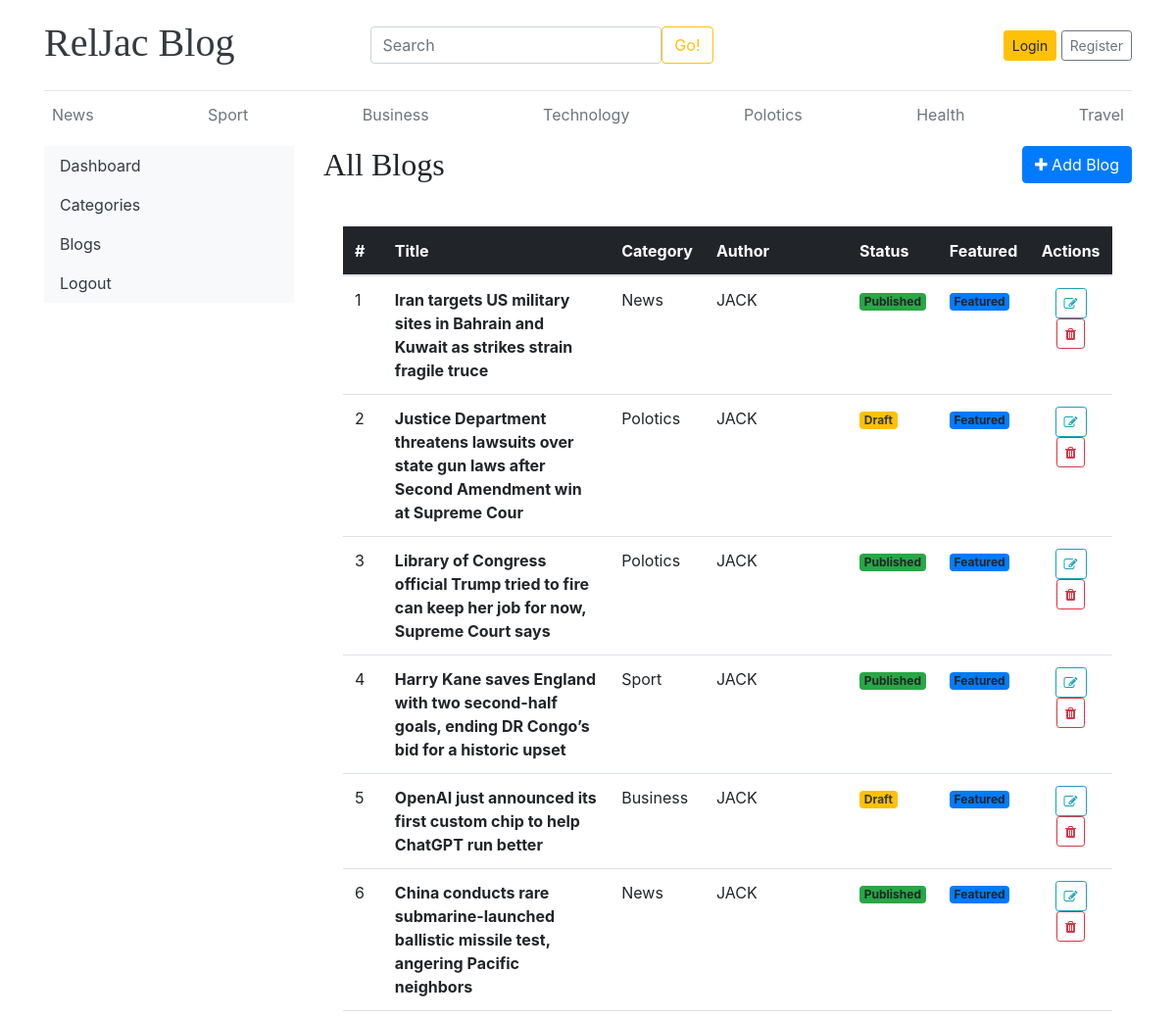
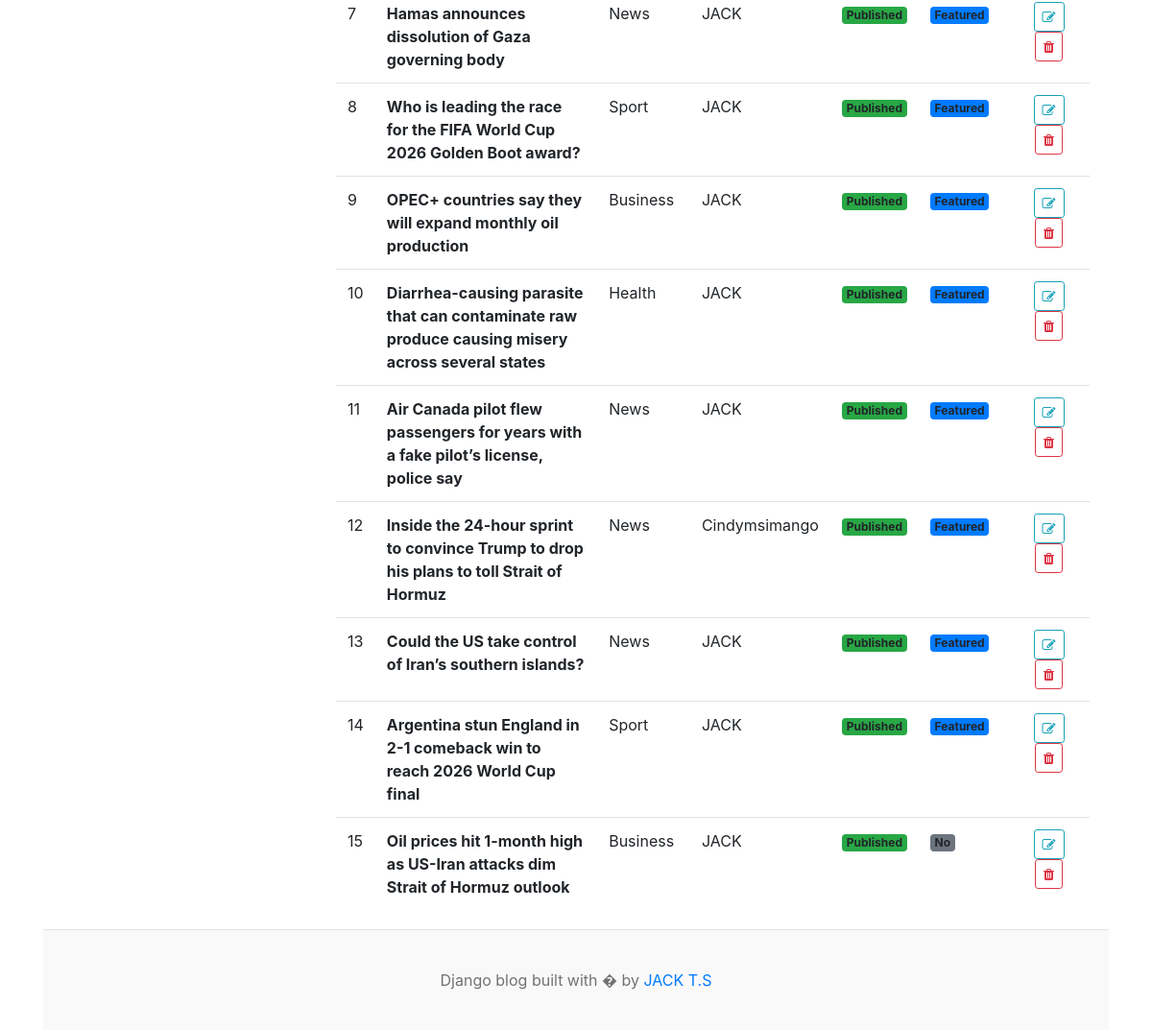
Page /dashboard/blogs/ on the committed database (2 pictures, top to bottom).
### blog/models.py (models this page shows, shortened)
class Category(models.Model):
  category_name = models.CharField(max_length=50, unique=True)
  created_at = models.DateTimeField(auto_now_add=True)
  updated_at = models.DateTimeField(auto_now=True)
  class Meta:
    verbose_name_plural = 'Categories'
  def __str__(self):
    return self.category_name

class Blog(models.Model):
    STATUS_CHOICES = [
        (0, 'Draft'),
        (1, 'Published')
    ]
    title = models.CharField(max_length=100)
    slug = models.SlugField(max_length=150, unique=True, blank=True)
    category = models.ForeignKey(Category, on_delete=models.CASCADE)
    author = models.ForeignKey(User, on_delete=models.CASCADE)
    featured_image = models.ImageField(upload_to='uploads/%Y/%m/%d')
    short_description = models.TextField(max_length=1000)
    blog_body = models.TextField(max_length=10000)
    status = models.IntegerField(choices=STATUS_CHOICES, default=0)
    is_headlines = models.BooleanField(default=False)
    is_featured = models.BooleanField(default=False)
    created_at = models.DateTimeField(auto_now_add=True)
    update_at = models.DateTimeField(auto_now=True)
    class Meta:
        verbose_name_plural = 'Blogs'

### dashboard/views.py (the view)
# urls.py: path('blogs/', views.blogs, name='blogs_list'),
def blogs(request):
  blogs = Blog.objects.all()
  context = {
    'blogs': blogs,
  }
  return render(request, 'dashboard/blogs.html', context)

### blog/context_processors.py (called while the page is built)
def get_categories(request):
  categories = Category.objects.all()
  return dict(categories=categories)

def get_social_links(request):
  links = Social_media_links.objects.all()
  return dict(links=links)

### dashboard/templates/dashboard/blogs.html (shortened to what this page needs)
{% extends 'base.html' %}
{% block content %}
<div class="row">
    {% include 'sidebar.html' %}
    <div class="col-md-9">
        <div class="d-flex justify-content-between align-items-center mb-4">
            <h2 class="mb-0">All Blogs</h2>
            <a href="{% url 'add_blog' %}" class="btn btn-primary">
                <i class="fa fa-plus"></i> Add Blog
            </a>
        </div>
        <div class="card shadow-sm border-0">
            <div class="card-body">
                <table class="table table-hover align-middle mb-0">
                    <thead class="table-dark">
                        <tr>
                            <th>#</th>
                            <th>Title</th>
                            <th>Category</th>
                            <th>Author</th>
                            <th>Status</th>
                            <th>Featured</th>
                            <th class="text-center">Actions</th>
                        </tr>
                    </thead>
                    <tbody>
                        {% for blog in blogs %}
                        <tr>
                            <td>{{ forloop.counter }}</td>
                            <td>
                                <strong>{{ blog.title }}</strong>
                            </td>
                            <td>{{ blog.category }}</td>
                            <td>{{ blog.author }}</td>
                            <td>
                                {% if blog.status == 1 %}
                                    <span class="badge bg-success">Published</span>
                                {% else %}
                                    <span class="badge bg-warning text-dark">Draft</span>
                                {% endif %}
                            </td>
                            <td>
                                {% if blog.is_featured %}
                                    <span class="badge bg-primary">Featured</span>
                                {% else %}
                                    <span class="badge bg-secondary">No</span>
                                {% endif %}
                            </td>
                            <td class="text-center">
                                <a href="{% url 'edit_blog' blog.id %}"
                                   class="btn btn-outline-info btn-sm me-1">
                                    <i class="fa fa-edit"></i>
                                </a>
                                <a href="{% url 'delete_blog' blog.id %}"
                                   class="btn btn-outline-danger btn-sm">
                                    <i class="fa fa-trash"></i>
                                </a>
                            </td>
                        </tr>
                        {% endfor %}
                    </tbody>
                </table>
            </div>
        </div>
    </div>
</div>
{% endblock %}

### templates/base.html (shortened to what this page needs)
{% load static %}
<!DOCTYPE html>
<html lang="en">
<head>
    <link href="https://getbootstrap.com/docs/4.0/dist/css/bootstrap.min.css" rel="stylesheet">
    <link href="{% static 'css/blog.css' %}" rel="stylesheet">
    <link rel="stylesheet" href="https://cdnjs.cloudflare.com/ajax/libs/font-awesome/4.7.0/css/font-awesome.min.css">
  </head>
<body>
    <div class="container">
      <header class="blog-header py-3">
        <div class="row flex-nowrap justify-content-between align-items-center">
          <div class="col-3 pt-1">
            <a class="blog-header-logo text-dark" href="{% url 'blog_homepage' %}"><h1>RelJac Blog</h1></a>
          </div>
          <div class="col-4">
             <form class="d-flex" role="search" action="{% url 'search' %}" method="GET">
              <input class="form-control me-2" type="text" name="keyword" value="{{ keyword }}" placeholder="Search" aria-label="Search"/>
              <button class="btn btn-outline-warning" type="submit">Go!</button>
            </form>
          </div>
          <div class="col-4 d-flex justify-content-end align-items-center">
            {% if not user.is_authenticated %}
              <a class="btn btn-sm btn-warning" href="{% url 'login_view' %}">Login</a> &nbsp;
              <a class="btn btn-sm btn-outline-secondary" href="{% url 'register' %}">Register</a>
             {% else %}
              <span><a href="{% url 'dashboard' %}">Dashboard</a></span>
              &nbsp;
              <span><a href="{% url 'logout' %}">Logout</a></span>
            {% endif %}
          </div>
        </div>
      </header>
      <div class="nav-scroller py-1 mb-2">
        <nav class="nav d-flex justify-content-between">
          {% for cat in categories %}
          <a class="p-2 text-muted" href="{% url 'posts_by_category' cat.id %}">{{ cat.category_name }}</a>
          {% endfor %}
        </nav>
      </div>
    {% block content %}
      {% endblock %}
<footer class="blog-footer">
  <p>Django blog built with � by <a href="#">JACK T.S</a></p>
</footer>
</body>
</html>

### static/css/blog.css (style rules this page uses)
.blog-header { border-bottom: 1px solid #e5e5e5; }
.blog-header-logo { font-family: "Playfair Display", Georgia, "Times New Roman", serif; font-size: 2.25rem; }
h1, h2, h3, h4, h5, h6 { font-family: "Playfair Display", Georgia, "Times New Roman", serif; }
.blog-footer { padding: 2.5rem 0; color: #727272; text-align: center; background-color: #f9f9f9; border-top: .05rem solid #e5e5e5; }
.blog-footer p:last-child { margin-bottom: 0; }

### rows in the picture
Category: category_name "News"
Category: category_name "Sport"
Category: category_name "Business"
Category: category_name "Technology"
Category: category_name "Polotics"
Category: category_name "Health"
Category: category_name "Travel"
Blog: title "Iran targets US military sites in Bahrain and Kuwait as strikes strain fragile truce", category "News", author "JACK", status "Published", is_featured "Featured"
Blog: title "Justice Department threatens lawsuits over state gun laws after Second Amendment win at Supreme Cour", category "Polotics", author "JACK", status "Draft", is_featured "Featured"
Blog: title "Library of Congress official Trump tried to fire can keep her job for now, Supreme Court says", category "Polotics", author "JACK", status "Published", is_featured "Featured"
Blog: title "Harry Kane saves England with two second-half goals, ending DR Congo’s bid for a historic upset", category "Sport", author "JACK", status "Published", is_featured "Featured"
Blog: title "OpenAI just announced its first custom chip to help ChatGPT run better", category "Business", author "JACK", status "Draft", is_featured "Featured"
Blog: title "China conducts rare submarine-launched ballistic missile test, angering Pacific neighbors", category "News", author "JACK", status "Published", is_featured "Featured"
Blog: title "Hamas announces dissolution of Gaza governing body", category "News", author "JACK", status "Published", is_featured "Featured"
Blog: title "Who is leading the race for the FIFA World Cup 2026 Golden Boot award?", category "Sport", author "JACK", status "Published", is_featured "Featured"
Blog: title "OPEC+ countries say they will expand monthly oil production", category "Business", author "JACK", status "Published", is_featured "Featured"
Blog: title "Diarrhea-causing parasite that can contaminate raw produce causing misery across several states", category "Health", author "JACK", status "Published", is_featured "Featured"
Blog: title "Air Canada pilot flew passengers for years with a fake pilot’s license, police say", category "News", author "JACK", status "Published", is_featured "Featured"
Blog: title "Inside the 24-hour sprint to convince Trump to drop his plans to toll Strait of Hormuz", category "News", author "Cindymsimango", status "Published", is_featured "Featured"
Blog: title "Could the US take control of Iran’s southern islands?", category "News", author "JACK", status "Published", is_featured "Featured"
Blog: title "Argentina stun England in 2-1 comeback win to reach 2026 World Cup final", category "Sport", author "JACK", status "Published", is_featured "Featured"
Blog: title "Oil prices hit 1-month high as US-Iran attacks dim Strait of Hormuz outlook", category "Business", author "JACK", status "Published", is_featured "No"
